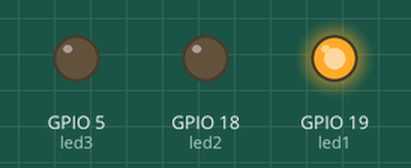
Simulated run of this program. Board: ESP32. Shown: output pins drawn as LEDs (lit = HIGH). What the program prints to the serial monitor is not drawn.

Above: at 1.5 s.
At 3.07 s:
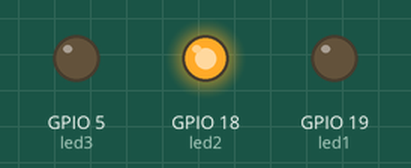
At 4.42 s:
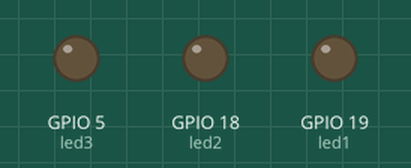
At 7.5 s:
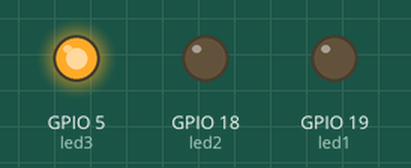
Timing chart, 0 to 11.7 s (numbered marks = the images above):
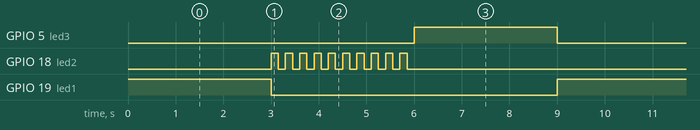

Measured:
- by itself, GPIO 5 (led3), GPIO 19 (led1): alternates HIGH for 3.0 s and LOW for 6.0 s
- by itself, GPIO 18 (led2): repeats every 9.0 s: 9 × (LOW 0.15 s, HIGH 0.15 s), LOW 6.2 s, HIGH 0.15 s

The program:

main.cpp
```cpp
#include <Arduino.h>


const int led1 = 19;
const int led2 = 18;
const int led3 = 5;


void ToggleLED_green( void * parameter )
{
  /* loop forever */
  for(;;){


  // Turn the LED on
  digitalWrite(led1, HIGH);
  Serial.print("Led Green ON\n");
  // Pause the task for 5000ms
  vTaskDelay(3000 / portTICK_PERIOD_MS);
  Serial.print("Pause the task for 3000ms\n");
  // Turn the LED off
  digitalWrite(led1, LOW);
  Serial.print("Led Green OFF\n");
  // Pause the task for 5000ms
  vTaskDelay(6000 / portTICK_PERIOD_MS);
  Serial.print("Pause the task for 6000ms\n");


  }
}

void ToggleLED_yellow( void * parameter )
{
  /* loop forever */
  for(;;){

  vTaskDelay(3000 / portTICK_PERIOD_MS);

  // Turn the LED on
  digitalWrite(led2, HIGH);
  Serial.print("Yellow intermitent:\n");
 for(int i=0;i!=10;i++)
      {
        vTaskDelay(150 / portTICK_PERIOD_MS);
        digitalWrite(led2, LOW);
        Serial.print("Yellow on--");
        vTaskDelay(150 / portTICK_PERIOD_MS);
        digitalWrite(led2, HIGH);
        Serial.print("Yellow off--");
      }

  // Turn the LED off
  digitalWrite(led2, LOW);

  // Pause the task for 5000ms
  vTaskDelay(3000 / portTICK_PERIOD_MS);


  }
}

void ToggleLED_red( void * parameter )
{
  /* loop forever */
  for(;;){

  vTaskDelay(6000 / portTICK_PERIOD_MS);
  Serial.print("Pause the task for 6000ms\n");
  // Turn the LED on
  digitalWrite(led3, HIGH);
  Serial.print("Led RED ON\n");
  // Pause the task for 5000ms
  vTaskDelay(3000 / portTICK_PERIOD_MS);
  Serial.print("Pause the task for 3000ms\n");
  // Turn the LED off
  digitalWrite(led3, LOW);
 Serial.print("Led RED OFF\n");

  }
}


void setup()
{
  Serial.begin(112500);
  pinMode(led1, OUTPUT);
  pinMode(led2, OUTPUT);
  pinMode(led3, OUTPUT);

  /* we create a new task here */
  xTaskCreate(
    ToggleLED_green, /* Task function. */
    "Green", /* name of task. */
    1000, /* Stack size of task */
    NULL, /* parameter of the task */
    1, /* priority of the task */
   NULL); /* Task handle to keep track of created task */

  xTaskCreate(
    ToggleLED_yellow, /* Task function. */
    "Yellow", /* name of task. */
    1000, /* Stack size of task */
    NULL, /* parameter of the task */
    1, /* priority of the task */
   NULL); /* Task handle to keep track of created task */

    xTaskCreate(
    ToggleLED_red, /* Task function. */
    "Red", /* name of task. */
    1000, /* Stack size of task */
    NULL, /* parameter of the task */
    1, /* priority of the task */
   NULL); /* Task handle to keep track of created task */


}

/* the forever loop() function is invoked by Arduino ESP32 loopTask */
void loop()
{

}
```
